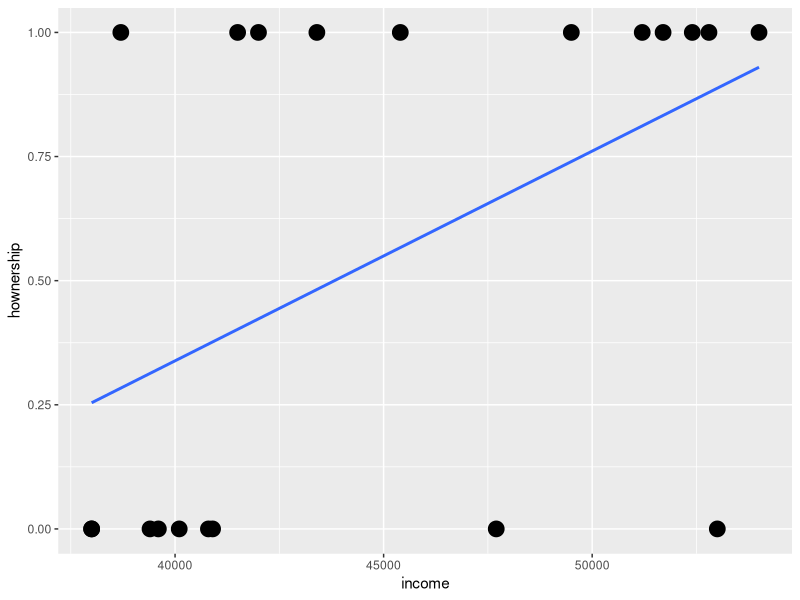
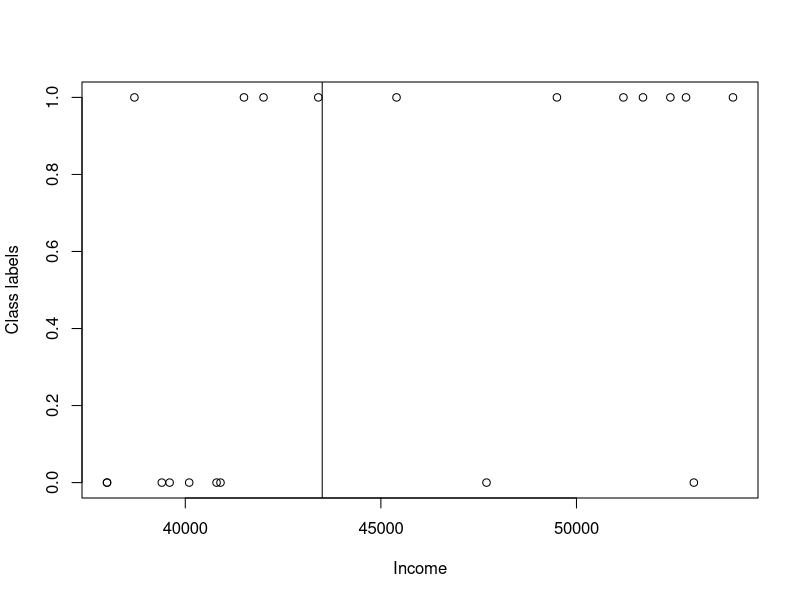

Recreate these plots in R, in order.
household <- read.table("household.dat",header=TRUE,sep=" ")
m<-glm(hownership~income,data=household,family=binomial)
m

# Plot the logistic regression result
library(ggplot2)
c <- ggplot(household, aes(y=hownership, x=income))
c + stat_smooth(method="glm", family="binomial",se=FALSE,lwd=1) +
  geom_point(cex=5)

# var-covar matrix of the estimated parameters
vcov(m)

# LACK OF FIT
# Now fit the NULL model m0
m0<-glm(hownership~1,data=household,family=binomial())
anova(m0,m,test="LRT")

#predicting an observation
c<-predict(m,data.frame(income=50000),type=c("response"))

# confusion matrix
pred<-predict(m,data.frame(income=household$income),type=c("response"))
# Make decision
predclass <- rep(0,dim(household)[1])
predclass[pred>=.5] = 1

# Make matrix
table(household$hownership,predclass)


# Make a plot of the classifier
plot(household$income,household$hownership,xlab="Income", ylab="Class labels")
cut<- -m$coeff[[1]]/m$coeff[[2]]
abline(v=cut)